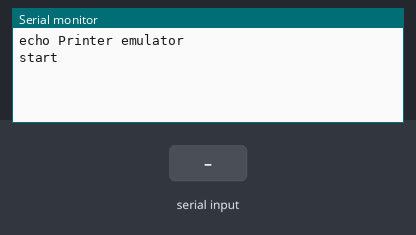
The sketch below on a simulated Arduino Uno, built with avr-gcc and run on an emulated ATmega328P. Shown: the last lines printed to the serial monitor. The test bench sets the inputs (shaded band).

Above: at 1.2 s.
1.3 s: "M105\n" received over Serial
At 2.1 s:
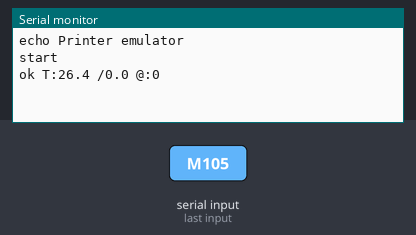
2.8 s: "T0\n" received over Serial
At 3.2 s:
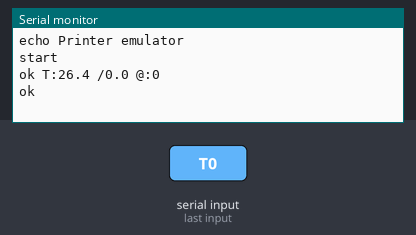
4.3 s: "M114\n" received over Serial
At 5.6 s:
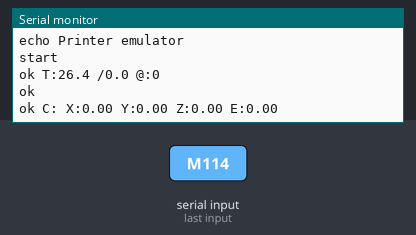

Measured:
- after the input at 1.3 s, the serial monitor: prints a new line at once (image 1)
- after the input at 2.8 s, the serial monitor: prints a new line at once (image 2)
- after the input at 4.3 s, the serial monitor: prints a new line at once (image 3)

The sketch:

printer_emulator.ino
```cpp
const float def_hot_temp = 26.0;
const float def_bed_temp = 15.0;

float hot_temp = def_hot_temp;
float bed_temp = def_bed_temp;

int readline(int readch, char *buffer, int len)
{
  static int pos = 0;
  int rpos;

  if (readch > 0) {
    switch (readch) {
      case '\n': // Ignore new-lines
        rpos = pos;
        pos = 0;  // Reset position index ready for next time
        return rpos;
      case '\r': // Return on CR
        rpos = pos;
        pos = 0;  // Reset position index ready for next time
        return rpos;
      default:
        if (pos < len-1) {
          buffer[pos++] = readch;
          buffer[pos] = 0;
        }
    }
  }
  // No end of line has been found, so return -1.
  return -1;
}

void setup() {
  // put your setup code here, to run once:
  Serial.begin(115200);
  Serial.println("echo Printer emulator");
  Serial.println("start");
}


void loop() {
  // put your main code here, to run repeatedly:
  static char buffer[80];
  if (readline(Serial.read(), buffer, 80) > 0) {
    if (strcmp(buffer, "M105") == 0) {
        Serial.println("ok T:26.4 /0.0 @:0");
    } else if(strcmp(buffer, "T0") == 0) {
        Serial.println("ok");
    } else if(strcmp(buffer, "M114") == 0) {
        Serial.println("ok C: X:0.00 Y:0.00 Z:0.00 E:0.00");
    } else {
      Serial.println("ok");
//      Serial.print("You entered: >");
//      Serial.print(buffer);
//      Serial.println("<");
    }
  }

}
```
